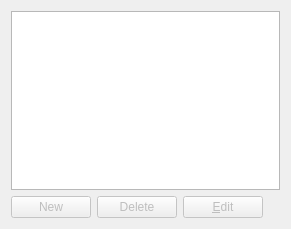
<?xml version="1.0" encoding="UTF-8"?>
<ui version="4.0">
 <class>IgnoreListSettingsPage</class>
 <widget class="QWidget" name="IgnoreListSettingsPage">
  <property name="geometry">
   <rect>
    <x>0</x>
    <y>0</y>
    <width>291</width>
    <height>229</height>
   </rect>
  </property>
  <property name="windowTitle">
   <string>Form</string>
  </property>
  <layout class="QVBoxLayout" name="verticalLayout">
   <item>
    <widget class="QTableView" name="ignoreListView"/>
   </item>
   <item>
    <layout class="QHBoxLayout" name="horizontalLayout">
     <item>
      <widget class="QPushButton" name="newIgnoreRuleButton">
       <property name="enabled">
        <bool>false</bool>
       </property>
       <property name="text">
        <string>New</string>
       </property>
       <property name="icon">
        <iconset>
         <normaloff>:/16x16/actions/oxygen/16x16/actions/list-add.png</normaloff>:/16x16/actions/oxygen/16x16/actions/list-add.png</iconset>
       </property>
      </widget>
     </item>
     <item>
      <widget class="QPushButton" name="deleteIgnoreRuleButton">
       <property name="enabled">
        <bool>false</bool>
       </property>
       <property name="text">
        <string>Delete</string>
       </property>
       <property name="icon">
        <iconset>
         <normaloff>:/16x16/actions/oxygen/16x16/actions/edit-delete.png</normaloff>:/16x16/actions/oxygen/16x16/actions/edit-delete.png</iconset>
       </property>
      </widget>
     </item>
     <item>
      <widget class="QPushButton" name="editIgnoreRuleButton">
       <property name="enabled">
        <bool>false</bool>
       </property>
       <property name="text">
        <string>&amp;Edit</string>
       </property>
       <property name="icon">
        <iconset>
         <normaloff>:/16x16/actions/oxygen/16x16/actions/edit-delete.png</normaloff>:/16x16/actions/oxygen/16x16/actions/edit-delete.png</iconset>
       </property>
      </widget>
     </item>
     <item>
      <spacer name="horizontalSpacer">
       <property name="orientation">
        <enum>Qt::Horizontal</enum>
       </property>
       <property name="sizeHint" stdset="0">
        <size>
         <width>40</width>
         <height>20</height>
        </size>
       </property>
      </spacer>
     </item>
    </layout>
   </item>
  </layout>
 </widget>
 <resources/>
 <connections/>
</ui>
